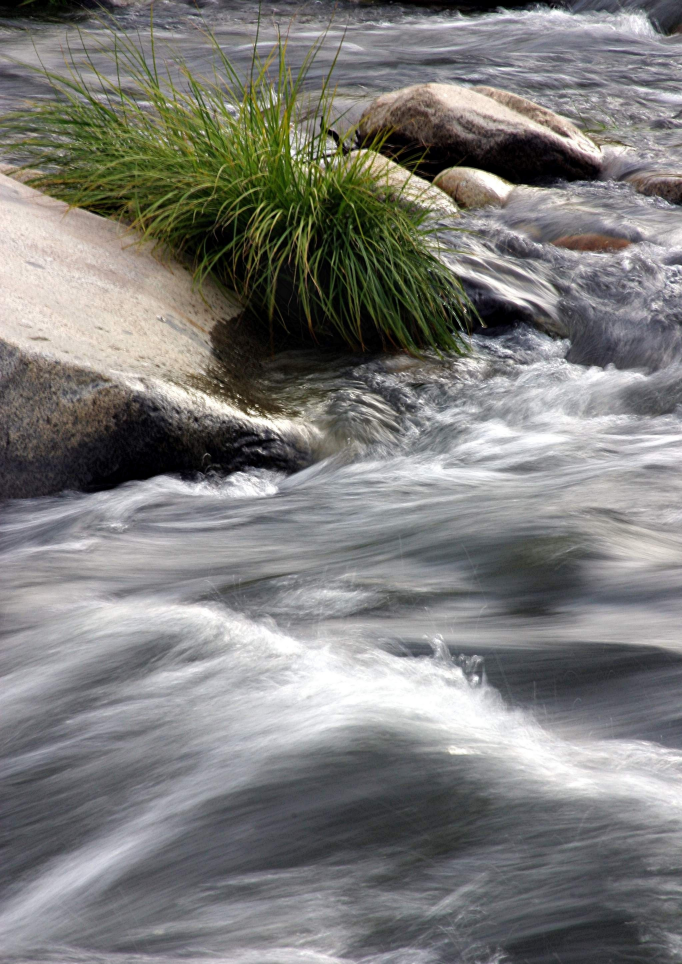
#> input picture lesson6/image.jpg, 4092 x 5784 px (shown at 1/6 size)
$ python pillowImages.py
#> lines starting #> are read from the running program, lines starting #| are printed output that depends on the picture

from PIL import Image
img = Image.open("image.jpg")
#> img is the input picture: PIL image 4092x5784 RGB; mean R, G, B 125.5, 124.9, 122.7
# img.show()
im = img.resize((688, 643))
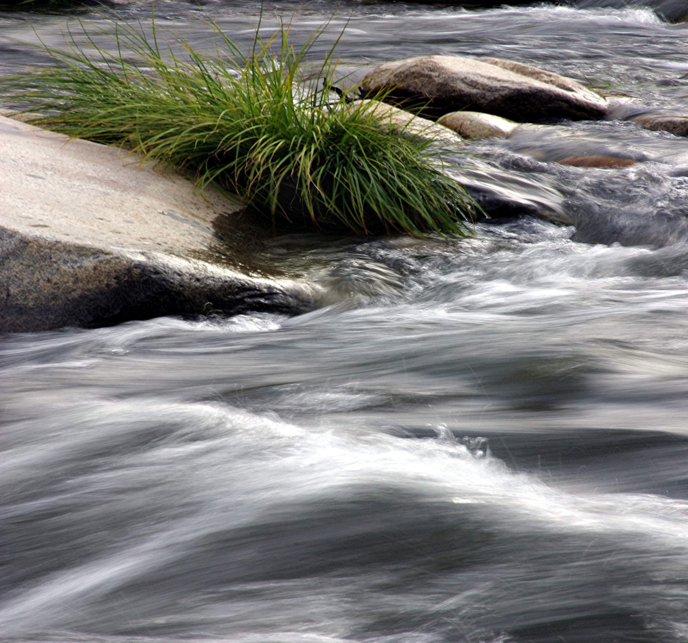
#> im: PIL image 688x643 RGB; mean R, G, B 125.5, 124.9, 122.7
# im.show()

# img.crop((10, 23, 34, 54)).show()
# img.rotate(90).show()

#> (the run stopped early here; a loop or call above may not have finished)
